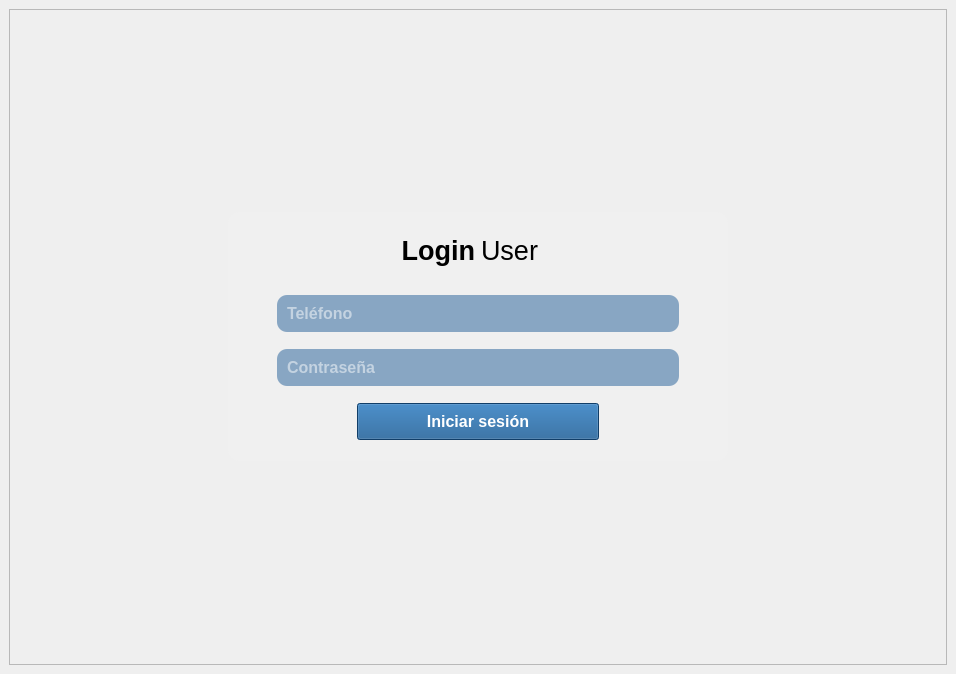
<?xml version="1.0" encoding="UTF-8"?>
<ui version="4.0">
 <class>MainWindow</class>
 <widget class="QMainWindow" name="MainWindow">
  <property name="geometry">
   <rect>
    <x>0</x>
    <y>0</y>
    <width>956</width>
    <height>674</height>
   </rect>
  </property>
  <property name="windowTitle">
   <string>MainWindow</string>
  </property>
  <property name="styleSheet">
   <string notr="true">#MainWindow {
background-image:url(../img/inicioDeSesion.png);
background-repeat: no-repeat;
background-size: cover;
background-position: center;
}</string>
  </property>
  <widget class="QWidget" name="centralwidget">
   <property name="styleSheet">
    <string notr="true">#centralwidget{
	text-align: center;
}</string>
   </property>
   <layout class="QVBoxLayout" name="verticalLayout">
    <item>
     <widget class="QFrame" name="frame">
      <property name="sizePolicy">
       <sizepolicy hsizetype="Preferred" vsizetype="Preferred">
        <horstretch>0</horstretch>
        <verstretch>0</verstretch>
       </sizepolicy>
      </property>
      <property name="minimumSize">
       <size>
        <width>502</width>
        <height>600</height>
       </size>
      </property>
      <property name="styleSheet">
       <string notr="true">#frame{
	padding: 80px 140px;
	text-align: center;
}</string>
      </property>
      <property name="frameShape">
       <enum>QFrame::StyledPanel</enum>
      </property>
      <property name="frameShadow">
       <enum>QFrame::Raised</enum>
      </property>
      <layout class="QVBoxLayout" name="verticalLayout_2">
       <item alignment="Qt::AlignHCenter|Qt::AlignVCenter">
        <widget class="QWidget" name="widget" native="true">
         <property name="sizePolicy">
          <sizepolicy hsizetype="Maximum" vsizetype="Maximum">
           <horstretch>0</horstretch>
           <verstretch>0</verstretch>
          </sizepolicy>
         </property>
         <property name="minimumSize">
          <size>
           <width>500</width>
           <height>0</height>
          </size>
         </property>
         <property name="maximumSize">
          <size>
           <width>900</width>
           <height>700</height>
          </size>
         </property>
         <property name="mouseTracking">
          <bool>false</bool>
         </property>
         <property name="layoutDirection">
          <enum>Qt::LeftToRight</enum>
         </property>
         <property name="styleSheet">
          <string notr="true">#widget{
	background-color: rgb(240, 240, 240);
	border-radius: 12px;
}</string>
         </property>
         <layout class="QVBoxLayout" name="verticalLayout_3">
          <property name="spacing">
           <number>0</number>
          </property>
          <item alignment="Qt::AlignHCenter">
           <widget class="QLabel" name="label_2">
            <property name="sizePolicy">
             <sizepolicy hsizetype="Preferred" vsizetype="Preferred">
              <horstretch>0</horstretch>
              <verstretch>0</verstretch>
             </sizepolicy>
            </property>
            <property name="maximumSize">
             <size>
              <width>150</width>
              <height>150</height>
             </size>
            </property>
            <property name="styleSheet">
             <string notr="true">#label_2{
	height: 50px;
}</string>
            </property>
            <property name="frameShape">
             <enum>QFrame::NoFrame</enum>
            </property>
            <property name="frameShadow">
             <enum>QFrame::Plain</enum>
            </property>
            <property name="lineWidth">
             <number>0</number>
            </property>
            <property name="text">
             <string/>
            </property>
            <property name="pixmap">
             <pixmap>../../Proyectos3/img/logo.ico</pixmap>
            </property>
            <property name="scaledContents">
             <bool>true</bool>
            </property>
            <property name="alignment">
             <set>Qt::AlignCenter</set>
            </property>
            <property name="wordWrap">
             <bool>true</bool>
            </property>
            <property name="margin">
             <number>0</number>
            </property>
           </widget>
          </item>
          <item alignment="Qt::AlignVCenter">
           <widget class="QWidget" name="widget_2" native="true">
            <layout class="QHBoxLayout" name="horizontalLayout">
             <property name="spacing">
              <number>6</number>
             </property>
             <property name="topMargin">
              <number>0</number>
             </property>
             <property name="bottomMargin">
              <number>17</number>
             </property>
             <item>
              <widget class="QLabel" name="label">
               <property name="font">
                <font>
                 <family>Segoe UI</family>
                 <pointsize>20</pointsize>
                 <weight>75</weight>
                 <italic>false</italic>
                 <bold>true</bold>
                </font>
               </property>
               <property name="styleSheet">
                <string notr="true">#label{
	
	font-weight: bold;
}</string>
               </property>
               <property name="text">
                <string>Login</string>
               </property>
               <property name="scaledContents">
                <bool>false</bool>
               </property>
               <property name="alignment">
                <set>Qt::AlignRight|Qt::AlignTrailing|Qt::AlignVCenter</set>
               </property>
              </widget>
             </item>
             <item>
              <widget class="QLabel" name="label_3">
               <property name="font">
                <font>
                 <family>Segoe UI</family>
                 <pointsize>20</pointsize>
                 <weight>50</weight>
                 <italic>false</italic>
                 <bold>false</bold>
                </font>
               </property>
               <property name="styleSheet">
                <string notr="true"/>
               </property>
               <property name="text">
                <string>User</string>
               </property>
              </widget>
             </item>
            </layout>
           </widget>
          </item>
          <item>
           <widget class="QLineEdit" name="lineEdit">
            <property name="sizePolicy">
             <sizepolicy hsizetype="Expanding" vsizetype="Fixed">
              <horstretch>0</horstretch>
              <verstretch>0</verstretch>
             </sizepolicy>
            </property>
            <property name="font">
             <font>
              <pointsize>12</pointsize>
              <weight>75</weight>
              <bold>true</bold>
             </font>
            </property>
            <property name="styleSheet">
             <string notr="true">#lineEdit{
	margin: 12 40 12 40;
	padding: 8;
	background-color: #88a6c3;
	color: white;
	font-weight: bold;
	border-radius: 10;
}</string>
            </property>
            <property name="maxLength">
             <number>12</number>
            </property>
            <property name="frame">
             <bool>false</bool>
            </property>
            <property name="placeholderText">
             <string>Teléfono</string>
            </property>
           </widget>
          </item>
          <item>
           <widget class="QLineEdit" name="lineEdit_2">
            <property name="font">
             <font>
              <pointsize>12</pointsize>
              <weight>75</weight>
              <bold>true</bold>
             </font>
            </property>
            <property name="styleSheet">
             <string notr="true">#lineEdit_2{
	margin: 5 40 5 40;
	padding: 8;
	background-color: #88a6c3;
	color: white;
	font-weight: bold;
	border-radius: 10;
}</string>
            </property>
            <property name="echoMode">
             <enum>QLineEdit::Password</enum>
            </property>
            <property name="placeholderText">
             <string>Contraseña</string>
            </property>
           </widget>
          </item>
          <item>
           <widget class="QPushButton" name="pushButton">
            <property name="font">
             <font>
              <pointsize>12</pointsize>
              <weight>75</weight>
              <bold>true</bold>
             </font>
            </property>
            <property name="styleSheet">
             <string notr="true">#pushButton{
	margin: 12 120 12 120;
	padding: 8 10 8 10;
	color: white;
	background-color: #185791;
	font-weight: bold;
}</string>
            </property>
            <property name="text">
             <string>Iniciar sesión</string>
            </property>
           </widget>
          </item>
         </layout>
        </widget>
       </item>
      </layout>
     </widget>
    </item>
   </layout>
  </widget>
  <widget class="QMenuBar" name="menubar">
   <property name="geometry">
    <rect>
     <x>0</x>
     <y>0</y>
     <width>956</width>
     <height>21</height>
    </rect>
   </property>
  </widget>
 </widget>
 <resources>
  <include location="../../Proyectos3/img/test.qrc"/>
 </resources>
 <connections/>
</ui>
